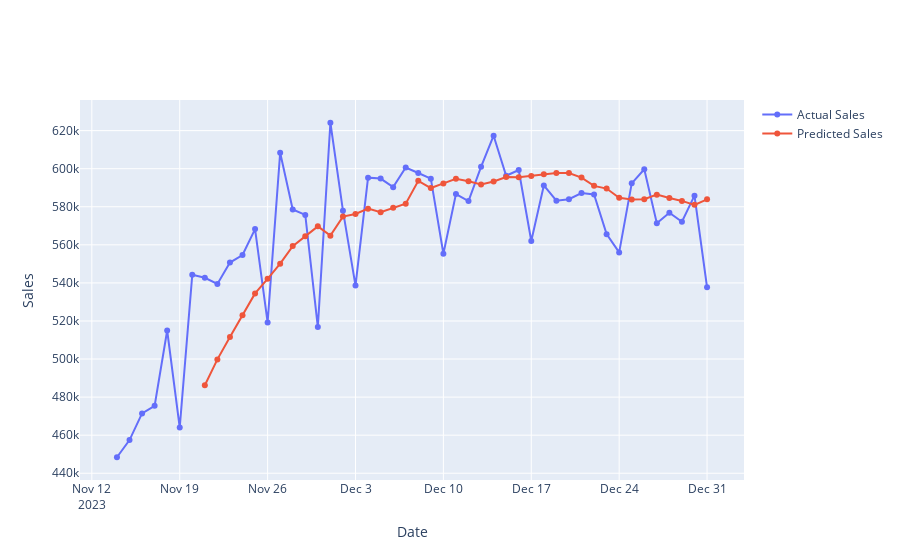

This figure's notebook cell:
### Code cell
fig = go.Figure()

fig.add_trace(go.Line(x = test_df['Date'],
                      y = test_df['Sales'],
                      mode = 'lines+markers',
                      name = 'Actual Sales'))
fig.add_trace(go.Line(x = test_df['Date'],
                      y = test_df['Predicted_Sales'],
                      mode = 'lines+markers',
                      name = 'Predicted Sales'))

fig.update_layout(xaxis_title = 'Date', yaxis_title = 'Sales')
fig.show()
